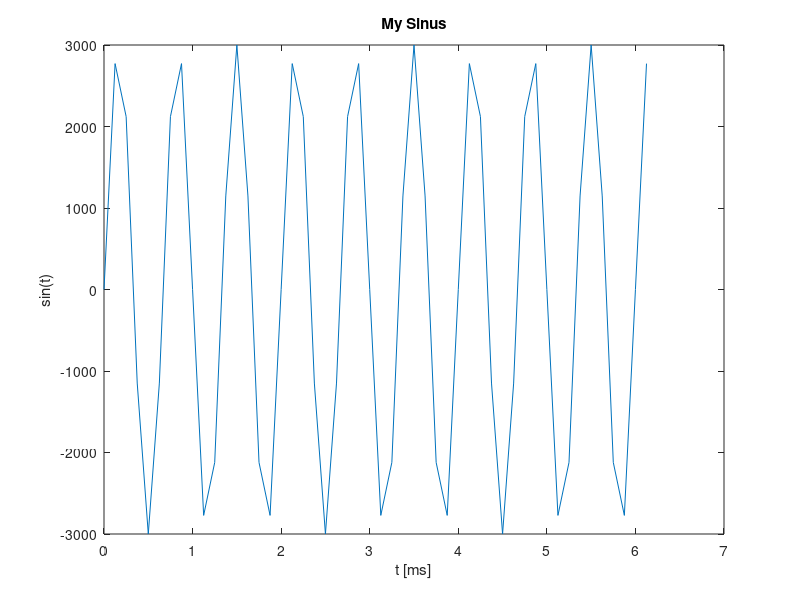

The MATLAB source for this figure: (Note: this script raises an error after producing the figure.)
function sinusy()

filefolder=uigetdir;


Fs = 8000;            			% Sampling frequency
T = 1/Fs;             			% Sampling period
L = 256;             			% Length of signal
t = (0:L-1)*T;        			% Time vector

Amp1=6400/4;

Freq1=1500;

sin1 = Amp1*sin(2*pi*Freq1*t);		% Sine vector
sin1=skaluj(sin1);
figure(1)
plot(1000*t(1:50),sin1(1:50))		% Plot the first 50 samples
title('My Sinus')
xlabel('t [ms]')
ylabel('sin(t)')

NazwaPliku=[filefolder '\sin1.txt'];
fileID = fopen(NazwaPliku,'w');
dlmwrite(NazwaPliku,sin1,'precision','%.0f');
fclose(fileID);

Amp2=6400/8;
Freq2=1000;

sin2 = Amp2*sin(2*pi*Freq2*t);		% Sine vector
sin2=skaluj(sin2);
figure(2)
plot(1000*t(1:50),sin2(1:50))		% Plot the first 50 samples
title('My Sinus')
xlabel('t [ms]')
ylabel('sin(t)')

NazwaPliku=[filefolder '\sin2.txt'];
fileID = fopen(NazwaPliku,'w');
dlmwrite(NazwaPliku,sin2,'precision','%.0f');
fclose(fileID);

sinus=sin1+sin2;
sinus=skaluj(sinus);
figure(3)
plot(1000*t(1:50),sinus(1:50))		% Plot the first 50 samples
title('My Sinus')
xlabel('t [ms]')
ylabel('sin(t)')

NazwaPliku=[filefolder '\sin.txt'];
fileID = fopen(NazwaPliku,'w');
dlmwrite(NazwaPliku,sinus,'precision','%.0f');
fclose(fileID);

noise=150*randn(1, L);
sinnoise=sinus+noise;
sinnoise=skaluj(sinnoise);
figure(4)
plot(1000*t(1:50),sinnoise(1:50))		% Plot the first 50 samples
title('My Sinus')
xlabel('t [ms]')
ylabel('sin(t)')

NazwaPliku=[filefolder '\sinnoise.txt'];
fileID = fopen(NazwaPliku,'w');
dlmwrite(NazwaPliku,sinnoise,'precision','%.0f');



window=ones([1 96]);
NazwaPliku=[filefolder '\window.txt'];
fileID = fopen(NazwaPliku,'w');
dlmwrite(NazwaPliku,window,'precision','%.0f');
fclose(fileID);
end


function przeskalowany=skaluj(A)

minimum=min(min(A));
A=A-min(min(A));

maximum=max(max(A));
A=A/maximum*6000;

przeskalowany=A-3000;

end